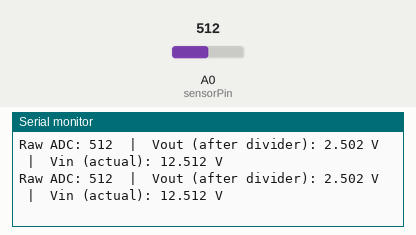
Bench run of a sketch on a simulated Arduino Uno, built with avr-gcc and run on an emulated ATmega328P. On the bench: the last lines printed to the serial monitor. Inputs (shaded band) come from the test bench; at power-on: A0 (sensorPin) = 512.

Above: at 1.3 s.
1.4 s: A0 (sensorPin) set to 716
At 2.0 s:
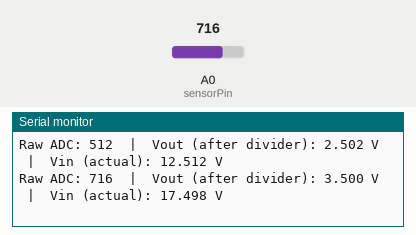
2.9 s: A0 (sensorPin) set to 900
At 3.5 s:
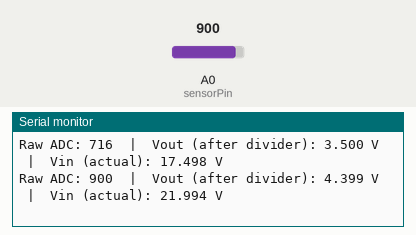
Timing chart, 0 to 5.9 s (numbered marks = the images above; inputs shaded):
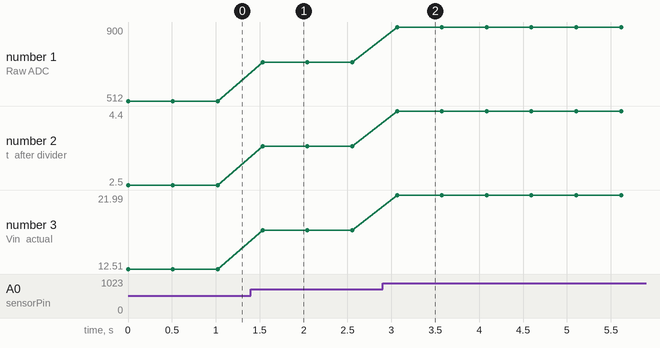

The sketch:

part2.ino
```cpp
// -------------------------------
// 0-25V Voltage Sensor Module
// -------------------------------

const int sensorPin = A0;

const float DIVIDER_RATIO = 5.0;


const float VREF = 5.0;
const int ADC_MAX = 1023;

void setup() {
  Serial.begin(9600);
}

void loop() {
  int raw = analogRead(sensorPin);

  float vout = (raw * VREF) / ADC_MAX;

  float vin = vout * DIVIDER_RATIO;

  Serial.print("Raw ADC: ");
  Serial.print(raw);

  Serial.print("  |  Vout (after divider): ");
  Serial.print(vout, 3);
  Serial.print(" V");

  Serial.print("  |  Vin (actual): ");
  Serial.print(vin, 3);
  Serial.println(" V");

  delay(500);
}
```

Measured:
- after the input at 1.4 s, the serial monitor: prints a new line after 0.13 s (image 1)
- after the input at 2.9 s, the serial monitor: prints a new line after 0.16 s (image 2)
- plotted number 1: 512 → 716 after the input at 1.4 s, 716 → 900 after the input at 2.9 s
- plotted number 2: 2.5 → 3.5 after the input at 1.4 s, 3.5 → 4.4 after the input at 2.9 s
- plotted number 3: 12.51 → 17.5 after the input at 1.4 s, 17.5 → 21.99 after the input at 2.9 s
